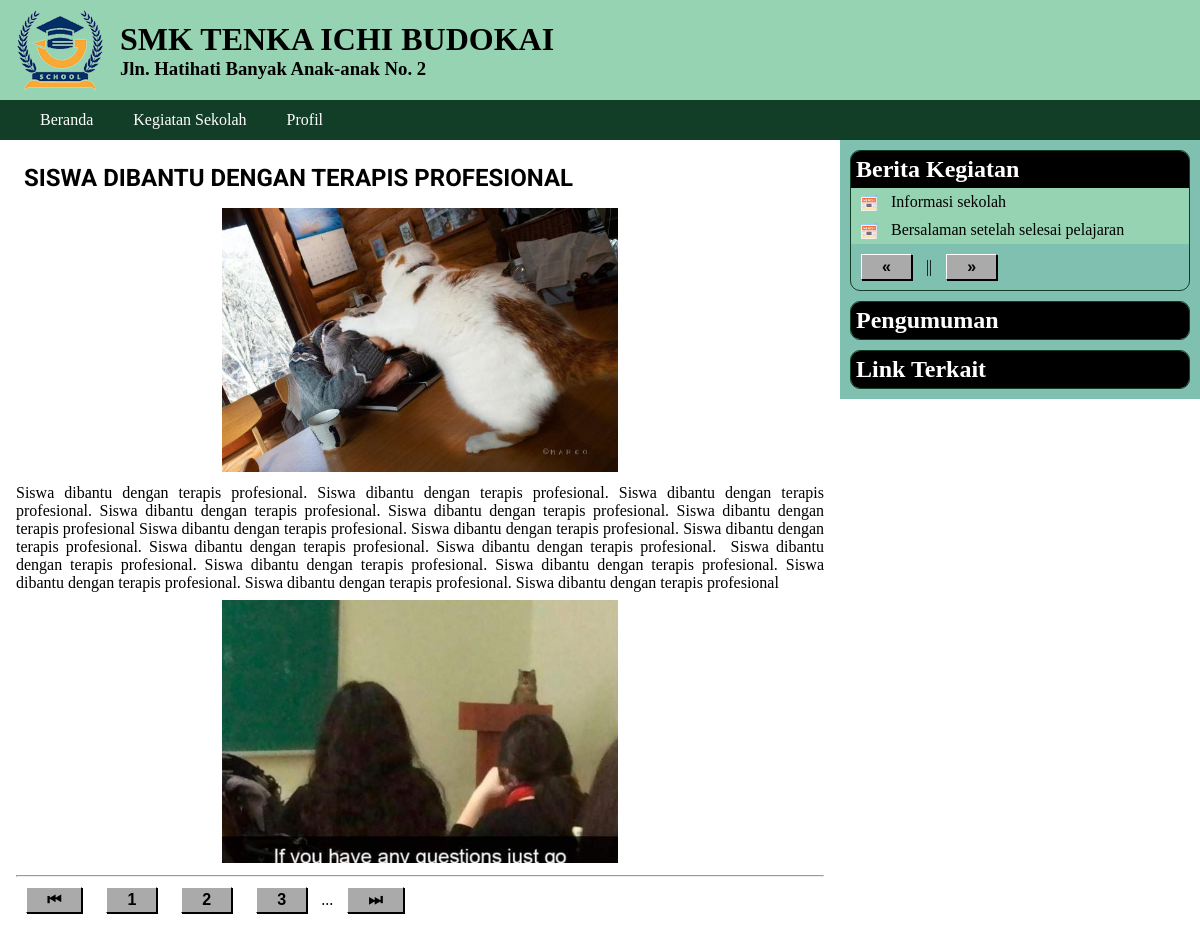
Page /kegiatan.php?id=2 on the committed database.
### tables this page shows
CREATE TABLE `kegiatan` (
  `ID_kegiatan` int(10) NOT NULL,
  `judul_kegiatan` varchar(200) NOT NULL,
  `artikel_kegiatan` text NOT NULL,
  `tgl_upload` datetime NOT NULL,
  `ID_admin` int(2) NOT NULL
);

CREATE TABLE `foto_kegiatan` (
  `ID` int(10) NOT NULL,
  `ID_kegiatan` int(10) NOT NULL,
  `foto` varchar(100) NOT NULL,
  `caption` varchar(255) NOT NULL
);

### kegiatan.php (the view, shortened to what this page needs)
<?php
include "admin/config.php";
include "admin/functions.php";
$p = isset($_GET['p'])? $_GET['p'] : 1;
$limit = 2;
$start = ($p-1) * $limit;
$sql2 = " SELECT ID_kegiatan,
                 judul_kegiatan
          FROM kegiatan
          ORDER BY ID_kegiatan DESC
          LIMIT $start, $limit ";
$hasil2 = get_data($sql2);
$sql_total = " SELECT COUNT(*) AS totaldata
               FROM kegiatan ";
$hasil_total = get_data($sql_total);
$total = $hasil_total[0]["totaldata"];
$total_halaman = ceil($total / $limit);
include "header.php";
?>
<main>
<section>
<?php
if (!isset($_GET["id"])) {
  $start_limit = ($p-1) * $limit;
  $sql3 = " SELECT * FROM kegiatan
            ORDER BY ID_kegiatan DESC
            LIMIT $start_limit, 1";
 $hasil3 = get_data($sql3);
 $berita = $hasil3[0];
 $id = $berita["ID_kegiatan"];
} else
if (isset($_GET["id"])) {
 $id = $_GET["id"];
 $sql3 = " SELECT * FROM kegiatan WHERE ID_kegiatan = $id";
 $hasil3 = get_data($sql3);
 $berita = $hasil3[0];
}
 $sql4 = " SELECT * FROM foto_kegiatan
           WHERE ID_kegiatan = $id";
 $listfoto = get_data($sql4);
 echo "<h1>$berita[judul_kegiatan]</h1>";
 if (isset($listfoto[0])){
  $gambar = $listfoto[0]['foto'];
  cetak_foto( $gambar );
 }
 echo "<div>$berita[artikel_kegiatan]</div> ";
 if (count($listfoto)>1) {
  for ($i=1; $i<count($listfoto); $i++) {
    $gambar = $listfoto[$i]['foto'];
    cetak_foto( $gambar );
  }
 }
?>
<hr>
<a class="tombol" href="kegiatan.php?p=1">&#x23ee;</a>
<?php
if ($p <= 2) {
  $mulai_jump = 1;    $akhir_jump = 3;
  $mulai_titik = "";    $akhir_titik = "..."; }
for( $i=$mulai_jump; $i<=$akhir_jump; $i++) {
   echo "<a class='tombol'
            href='kegiatan.php?p=$i'>$i</a> ";
}
echo $akhir_titik;
?>
<a class="tombol"
 href="kegiatan.php?p=<?= $total_halaman ?>">&#x23ed;</a>
</section>
<aside>
 <div class='widget'>
   <h2>Berita Kegiatan</h2>
   <ul class='daftar_link'>
<?php
for($i=0; $i<count($hasil2); $i++) {
    $id_kegiatan = $hasil2[$i]["ID_kegiatan"];
    $judul = $hasil2[$i]["judul_kegiatan"];
    echo "<li>
    <a href='kegiatan.php?id=$id_kegiatan'>
    $judul</a></li> ";
}
?>
   </ul>
<?php
if ($p > 1) {
  $prev_p = $p - 1;
  $href = "kegiatan.php?p=$prev_p";
}
else {
  $href = "";
}
echo "<a href='$href' class='tombol'>
      &laquo; </a>";
echo " || ";
$next_p = $p + 1;
if ($next_p > $total_halaman)
   $href = "";
else
   $href = "kegiatan.php?p=$next_p";
echo "<a href='$href' class='tombol'>
      &raquo; </a>";
?>
 </div>
 <div class='widget'>
  <h2>Pengumuman</h2>
 </div>
 <div class='widget'>
  <h2>Link Terkait</h2>
 </div>
</aside>
</main>
</body>
</html>

### admin/functions.php (shortened to what this page needs)
<?php
function get_data( $sql ) {
    global $koneksi;
    $hasil = array();
    $query = mysqli_query($koneksi, $sql);
    if (mysqli_num_rows($query) == 0) {
        return $hasil;
    }
    else
    {
        while( $row = mysqli_fetch_assoc($query)){
            $hasil[] = $row;
        }
        return $hasil;
    }
}
function cetak_foto($gambar) {
    echo "<blockquote>
    <a href=\"javascript:buka_popup('upload/$gambar')\">
    <img src='upload/$gambar' width='50%'>
    </a>
    </blockquote>";
}

### style.css (style rules this page uses)
* { margin:0; padding:0; }
main { display: flex; justify-content: space-between; }
main section { padding: 1rem; text-align: justify; flex: 1; }
blockquote { padding:0.5rem; text-align: center; }
section h1 { padding: 0.5rem; text-transform: uppercase; font-family: 'Roboto', sans-serif; }
aside { width: 30%; background:#80c0b0; height: 100%; }
.widget { margin: 10px; border-radius: 10px; border:1px solid #123d26; overflow: hidden; }
.widget h2 { background:black; color:white; padding:5px; font-family:Tahoma; }
.daftar_link { list-style: none; }
.daftar_link li { background:#96d3b3; }
.daftar_link li::before { content: ''; display: inline-block; height: 16px; width: 16px; background-size: cover; background-image: url('images/icon-news.png'); background-repeat: no-repeat; margin-left: 10px; background-position: center center; vertical-align: middle; }
.daftar_link li a { display:inline-block; padding:5px 10px; text-decoration: none; color:black; }
.tombol { display: inline-block; background-color: #aaa; color: black; font-weight: 900; font-family: Arial; padding: 3px 20px; box-shadow: 1px 1px 0 black; text-decoration: none; margin:10px; border-left: 1px solid white; border-top: 1px solid white; border-right: 1px solid black; border-bottom: 1px solid black; }

### rows in the picture
kegiatan: judul_kegiatan "SISWA DIBANTU DENGAN TERAPIS PROFESIONAL", artikel_kegiatan "Siswa dibantu dengan terapis profesional. Siswa dibantu dengan terapis profesional. Siswa dibantu dengan terapis profesional. Siswa dibantu dengan terapis profesional. Siswa dibantu dengan terapis profesional. Siswa dibantu dengan terapis profesional Siswa dibantu dengan terapis profesional. Siswa dibantu dengan terapis profesional. Siswa dibantu dengan terapis profesional. Siswa dibantu dengan terapis profesional. Siswa dibantu dengan terapis profesional. Siswa dibantu dengan terapis profesional. Siswa dibantu dengan terapis profesional. Siswa dibantu dengan terapis profesional. Siswa dibantu dengan terapis profesional. Siswa dibantu dengan terapis profesional. Siswa dibantu dengan terapis…"
foto_kegiatan: foto (picture)
foto_kegiatan: foto (picture)
kegiatan: judul_kegiatan "Informasi sekolah"
kegiatan: judul_kegiatan "Bersalaman setelah selesai pelajaran"

### other values in the picture
$akhir_titik "..."
